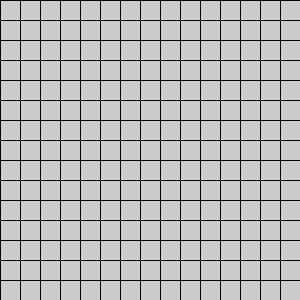
Frame 1 (no input)
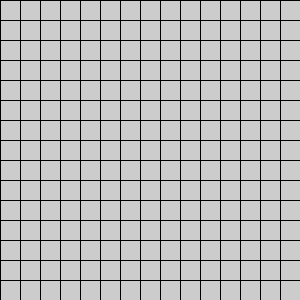
Frame 60 (the mouse pressed at the canvas centre just before this capture)
Frame 120 (the mouse held since frame 60 and released just before this capture): identical to frame 60, image omitted

The Processing sketch that drew these frames (run headless with seeded random() and noise(); from frame 60 on, the mouse is pressed at the canvas centre):

// Processing sketch: Cuadricula
// ── Cuadricula.pde
int ladoCuadricula = 20; //el lado de la cuadrícula es de 20 píxeles

void setup() {
  size(300, 300);
}

void draw() {
  //dibujará las líneas verticales
  for(int x = 0; x <= width; x += ladoCuadricula){
    line(x, 0, x, height);
  }
  
  //dibujará las líneas horizontales
  for(int y = 0; y <= height; y += ladoCuadricula){
    line(0, y, width, y);
  } 
}
